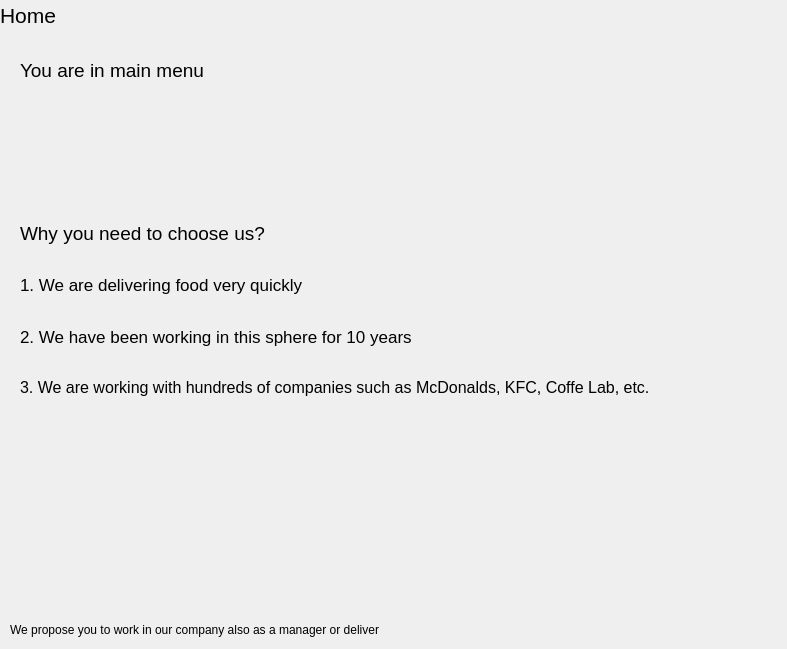
         <widget class="QWidget" name="page">
          <property name="styleSheet">
           <string notr="true">/* Зміна кольору фону для сторінки `page1` */
QWidget#page {
    background-color: #239beb;
}

</string>
          </property>
          <widget class="QLabel" name="label">
           <property name="geometry">
            <rect>
             <x>0</x>
             <y>0</y>
             <width>81</width>
             <height>31</height>
            </rect>
           </property>
           <property name="font">
            <font>
             <pointsize>16</pointsize>
            </font>
           </property>
           <property name="text">
            <string>Home</string>
           </property>
          </widget>
          <widget class="QLabel" name="label_9">
           <property name="geometry">
            <rect>
             <x>20</x>
             <y>50</y>
             <width>331</width>
             <height>41</height>
            </rect>
           </property>
           <property name="font">
            <font>
             <pointsize>14</pointsize>
            </font>
           </property>
           <property name="text">
            <string>You are in main menu</string>
           </property>
          </widget>
          <widget class="QLabel" name="label_14">
           <property name="geometry">
            <rect>
             <x>10</x>
             <y>620</y>
             <width>591</width>
             <height>20</height>
            </rect>
           </property>
           <property name="text">
            <string>We propose you to work in our company also as a manager or deliver</string>
           </property>
          </widget>
          <widget class="QWidget" name="">
           <property name="geometry">
            <rect>
             <x>20</x>
             <y>210</y>
             <width>758</width>
             <height>201</height>
            </rect>
           </property>
           <layout class="QVBoxLayout" name="verticalLayout_5">
            <item>
             <widget class="QLabel" name="label_10">
              <property name="font">
               <font>
                <pointsize>14</pointsize>
               </font>
              </property>
              <property name="text">
               <string>Why you need to choose us?</string>
              </property>
             </widget>
            </item>
            <item>
             <widget class="QLabel" name="label_11">
              <property name="font">
               <font>
                <pointsize>13</pointsize>
               </font>
              </property>
              <property name="text">
               <string>1. We are delivering food very quickly </string>
              </property>
             </widget>
            </item>
            <item>
             <widget class="QLabel" name="label_12">
              <property name="font">
               <font>
                <pointsize>13</pointsize>
               </font>
              </property>
              <property name="text">
               <string>2. We have been working in this sphere for 10 years</string>
              </property>
             </widget>
            </item>
            <item>
             <widget class="QLabel" name="label_13">
              <property name="text">
               <string>&lt;html&gt;&lt;head/&gt;&lt;body&gt;&lt;p&gt;&lt;span style=&quot; font-size:12pt;&quot;&gt;3. We are working with hundreds of companies such as McDonalds, KFC, Coffe Lab, etc. &lt;/span&gt;&lt;/p&gt;&lt;/body&gt;&lt;/html&gt;</string>
              </property>
             </widget>
            </item>
           </layout>
          </widget>
         </widget>
